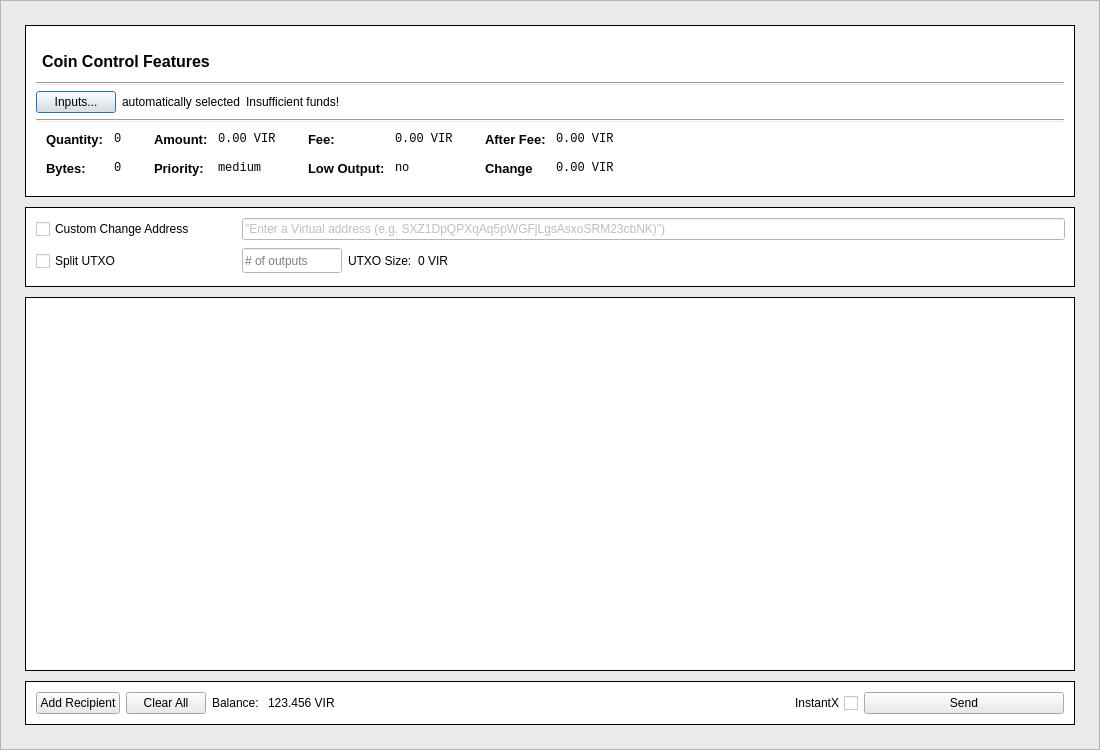
<?xml version="1.0" encoding="UTF-8"?>
<ui version="4.0">
 <class>SendCoinsDialog</class>
 <widget class="QDialog" name="SendCoinsDialog">
  <property name="geometry">
   <rect>
    <x>0</x>
    <y>0</y>
    <width>1100</width>
    <height>750</height>
   </rect>
  </property>
  <property name="minimumSize">
   <size>
    <width>0</width>
    <height>0</height>
   </size>
  </property>
  <property name="maximumSize">
   <size>
    <width>16777215</width>
    <height>16777215</height>
   </size>
  </property>
  <property name="windowTitle">
   <string>Send Coins</string>
  </property>
  <layout class="QVBoxLayout" name="verticalLayout" stretch="0">
   <property name="leftMargin">
    <number>0</number>
   </property>
   <property name="topMargin">
    <number>0</number>
   </property>
   <property name="rightMargin">
    <number>0</number>
   </property>
   <property name="bottomMargin">
    <number>0</number>
   </property>
   <item>
    <widget class="QFrame" name="frame">
     <property name="styleSheet">
      <string notr="true">background-color: #eaeaea
</string>
     </property>
     <property name="frameShape">
      <enum>QFrame::StyledPanel</enum>
     </property>
     <property name="frameShadow">
      <enum>QFrame::Raised</enum>
     </property>
     <layout class="QVBoxLayout" name="verticalLayout_3">
      <property name="leftMargin">
       <number>24</number>
      </property>
      <property name="topMargin">
       <number>24</number>
      </property>
      <property name="rightMargin">
       <number>24</number>
      </property>
      <property name="bottomMargin">
       <number>24</number>
      </property>
      <item>
       <layout class="QVBoxLayout" name="verticalLayout_2">
        <property name="spacing">
         <number>10</number>
        </property>
        <item>
         <widget class="QFrame" name="frameCoinControl">
          <property name="minimumSize">
           <size>
            <width>0</width>
            <height>0</height>
           </size>
          </property>
          <property name="maximumSize">
           <size>
            <width>16777215</width>
            <height>230</height>
           </size>
          </property>
          <property name="styleSheet">
           <string notr="true">#frameCoinControl {
    background-color: #fff;
    border: 1px solid black;
}</string>
          </property>
          <property name="frameShape">
           <enum>QFrame::StyledPanel</enum>
          </property>
          <property name="frameShadow">
           <enum>QFrame::Raised</enum>
          </property>
          <layout class="QVBoxLayout" name="verticalLayout_5">
           <property name="leftMargin">
            <number>0</number>
           </property>
           <property name="topMargin">
            <number>0</number>
           </property>
           <property name="rightMargin">
            <number>0</number>
           </property>
           <property name="bottomMargin">
            <number>0</number>
           </property>
           <item>
            <layout class="QVBoxLayout" name="verticalLayout_8">
             <property name="leftMargin">
              <number>10</number>
             </property>
             <property name="topMargin">
              <number>10</number>
             </property>
             <property name="rightMargin">
              <number>10</number>
             </property>
             <property name="bottomMargin">
              <number>10</number>
             </property>
             <item>
              <layout class="QVBoxLayout" name="verticalLayout_4">
               <property name="leftMargin">
                <number>0</number>
               </property>
               <item>
                <widget class="QFrame" name="frame_5">
                 <property name="minimumSize">
                  <size>
                   <width>0</width>
                   <height>40</height>
                  </size>
                 </property>
                 <property name="maximumSize">
                  <size>
                   <width>16777215</width>
                   <height>40</height>
                  </size>
                 </property>
                 <property name="styleSheet">
                  <string notr="true">border: 0;</string>
                 </property>
                 <property name="frameShape">
                  <enum>QFrame::StyledPanel</enum>
                 </property>
                 <property name="frameShadow">
                  <enum>QFrame::Raised</enum>
                 </property>
                 <property name="lineWidth">
                  <number>0</number>
                 </property>
                 <layout class="QHBoxLayout" name="horizontalLayout_5">
                  <property name="leftMargin">
                   <number>0</number>
                  </property>
                  <property name="topMargin">
                   <number>0</number>
                  </property>
                  <property name="rightMargin">
                   <number>0</number>
                  </property>
                  <property name="bottomMargin">
                   <number>0</number>
                  </property>
                  <item>
                   <layout class="QHBoxLayout" name="horizontalLayout_4">
                    <item>
                     <widget class="QLabel" name="labelCoinControlFeatures">
                      <property name="font">
                       <font>
                        <pointsize>12</pointsize>
                        <weight>75</weight>
                        <bold>true</bold>
                       </font>
                      </property>
                      <property name="styleSheet">
                       <string notr="true">padding-top: 10px;
padding-left: 2px;
background-color: #fff;</string>
                      </property>
                      <property name="text">
                       <string>Coin Control Features</string>
                      </property>
                     </widget>
                    </item>
                   </layout>
                  </item>
                 </layout>
                </widget>
               </item>
               <item>
                <widget class="Line" name="line">
                 <property name="orientation">
                  <enum>Qt::Horizontal</enum>
                 </property>
                </widget>
               </item>
               <item>
                <layout class="QHBoxLayout" name="horizontalLayout_6">
                 <item>
                  <widget class="QPushButton" name="pushButtonCoinControl">
                   <property name="text">
                    <string>Inputs...</string>
                   </property>
                  </widget>
                 </item>
                 <item>
                  <widget class="QLabel" name="labelCoinControlAutomaticallySelected">
                   <property name="styleSheet">
                    <string notr="true">background-color: #fff</string>
                   </property>
                   <property name="text">
                    <string>automatically selected</string>
                   </property>
                  </widget>
                 </item>
                 <item>
                  <widget class="QLabel" name="labelCoinControlInsuffFunds">
                   <property name="palette">
                    <palette>
                     <active>
                      <colorrole role="Button">
                       <brush brushstyle="SolidPattern">
                        <color alpha="255">
                         <red>255</red>
                         <green>255</green>
                         <blue>255</blue>
                        </color>
                       </brush>
                      </colorrole>
                      <colorrole role="Base">
                       <brush brushstyle="SolidPattern">
                        <color alpha="255">
                         <red>255</red>
                         <green>255</green>
                         <blue>255</blue>
                        </color>
                       </brush>
                      </colorrole>
                      <colorrole role="Window">
                       <brush brushstyle="SolidPattern">
                        <color alpha="255">
                         <red>255</red>
                         <green>255</green>
                         <blue>255</blue>
                        </color>
                       </brush>
                      </colorrole>
                     </active>
                     <inactive>
                      <colorrole role="Button">
                       <brush brushstyle="SolidPattern">
                        <color alpha="255">
                         <red>255</red>
                         <green>255</green>
                         <blue>255</blue>
                        </color>
                       </brush>
                      </colorrole>
                      <colorrole role="Base">
                       <brush brushstyle="SolidPattern">
                        <color alpha="255">
                         <red>255</red>
                         <green>255</green>
                         <blue>255</blue>
                        </color>
                       </brush>
                      </colorrole>
                      <colorrole role="Window">
                       <brush brushstyle="SolidPattern">
                        <color alpha="255">
                         <red>255</red>
                         <green>255</green>
                         <blue>255</blue>
                        </color>
                       </brush>
                      </colorrole>
                     </inactive>
                     <disabled>
                      <colorrole role="Button">
                       <brush brushstyle="SolidPattern">
                        <color alpha="255">
                         <red>255</red>
                         <green>255</green>
                         <blue>255</blue>
                        </color>
                       </brush>
                      </colorrole>
                      <colorrole role="Base">
                       <brush brushstyle="SolidPattern">
                        <color alpha="255">
                         <red>255</red>
                         <green>255</green>
                         <blue>255</blue>
                        </color>
                       </brush>
                      </colorrole>
                      <colorrole role="Window">
                       <brush brushstyle="SolidPattern">
                        <color alpha="255">
                         <red>255</red>
                         <green>255</green>
                         <blue>255</blue>
                        </color>
                       </brush>
                      </colorrole>
                     </disabled>
                    </palette>
                   </property>
                   <property name="styleSheet">
                    <string notr="true">font-color: red;
background-color: #fff;</string>
                   </property>
                   <property name="text">
                    <string>Insufficient funds!</string>
                   </property>
                  </widget>
                 </item>
                 <item>
                  <spacer name="horizontalSpacerCoinControl">
                   <property name="orientation">
                    <enum>Qt::Horizontal</enum>
                   </property>
                   <property name="sizeHint" stdset="0">
                    <size>
                     <width>40</width>
                     <height>20</height>
                    </size>
                   </property>
                  </spacer>
                 </item>
                </layout>
               </item>
               <item>
                <widget class="Line" name="line_2">
                 <property name="orientation">
                  <enum>Qt::Horizontal</enum>
                 </property>
                </widget>
               </item>
              </layout>
             </item>
             <item>
              <widget class="QWidget" name="widgetCoinControl" native="true">
               <property name="sizePolicy">
                <sizepolicy hsizetype="Preferred" vsizetype="Preferred">
                 <horstretch>0</horstretch>
                 <verstretch>0</verstretch>
                </sizepolicy>
               </property>
               <property name="minimumSize">
                <size>
                 <width>0</width>
                 <height>0</height>
                </size>
               </property>
               <property name="maximumSize">
                <size>
                 <width>16777215</width>
                 <height>80</height>
                </size>
               </property>
               <property name="styleSheet">
                <string notr="true">background-color: #fff</string>
               </property>
               <layout class="QHBoxLayout" name="horizontalLayoutCoinControl5">
                <property name="leftMargin">
                 <number>0</number>
                </property>
                <property name="topMargin">
                 <number>0</number>
                </property>
                <property name="rightMargin">
                 <number>0</number>
                </property>
                <property name="bottomMargin">
                 <number>0</number>
                </property>
                <item>
                 <layout class="QHBoxLayout" name="horizontalLayoutCoinControl3" stretch="0,0,0,1">
                  <property name="spacing">
                   <number>20</number>
                  </property>
                  <property name="topMargin">
                   <number>0</number>
                  </property>
                  <property name="bottomMargin">
                   <number>10</number>
                  </property>
                  <item>
                   <layout class="QFormLayout" name="formLayoutCoinControl1">
                    <property name="horizontalSpacing">
                     <number>10</number>
                    </property>
                    <property name="verticalSpacing">
                     <number>14</number>
                    </property>
                    <property name="leftMargin">
                     <number>10</number>
                    </property>
                    <property name="topMargin">
                     <number>4</number>
                    </property>
                    <property name="rightMargin">
                     <number>6</number>
                    </property>
                    <item row="0" column="0">
                     <widget class="QLabel" name="labelCoinControlQuantityText">
                      <property name="font">
                       <font>
                        <pointsize>10</pointsize>
                        <weight>75</weight>
                        <bold>true</bold>
                       </font>
                      </property>
                      <property name="styleSheet">
                       <string notr="true">font-weight:bold;</string>
                      </property>
                      <property name="text">
                       <string>Quantity:</string>
                      </property>
                      <property name="margin">
                       <number>0</number>
                      </property>
                     </widget>
                    </item>
                    <item row="0" column="1">
                     <widget class="QLabel" name="labelCoinControlQuantity">
                      <property name="font">
                       <font>
                        <family>Monospace</family>
                        <pointsize>9</pointsize>
                       </font>
                      </property>
                      <property name="cursor">
                       <cursorShape>IBeamCursor</cursorShape>
                      </property>
                      <property name="contextMenuPolicy">
                       <enum>Qt::ActionsContextMenu</enum>
                      </property>
                      <property name="text">
                       <string>0</string>
                      </property>
                      <property name="margin">
                       <number>0</number>
                      </property>
                      <property name="textInteractionFlags">
                       <set>Qt::LinksAccessibleByMouse|Qt::TextSelectableByKeyboard|Qt::TextSelectableByMouse</set>
                      </property>
                     </widget>
                    </item>
                    <item row="1" column="0">
                     <widget class="QLabel" name="labelCoinControlBytesText">
                      <property name="font">
                       <font>
                        <pointsize>10</pointsize>
                        <weight>75</weight>
                        <bold>true</bold>
                       </font>
                      </property>
                      <property name="styleSheet">
                       <string notr="true">font-weight:bold;</string>
                      </property>
                      <property name="text">
                       <string>Bytes:</string>
                      </property>
                     </widget>
                    </item>
                    <item row="1" column="1">
                     <widget class="QLabel" name="labelCoinControlBytes">
                      <property name="font">
                       <font>
                        <family>Monospace</family>
                        <pointsize>9</pointsize>
                       </font>
                      </property>
                      <property name="cursor">
                       <cursorShape>IBeamCursor</cursorShape>
                      </property>
                      <property name="contextMenuPolicy">
                       <enum>Qt::ActionsContextMenu</enum>
                      </property>
                      <property name="text">
                       <string>0</string>
                      </property>
                      <property name="textInteractionFlags">
                       <set>Qt::LinksAccessibleByMouse|Qt::TextSelectableByKeyboard|Qt::TextSelectableByMouse</set>
                      </property>
                     </widget>
                    </item>
                   </layout>
                  </item>
                  <item>
                   <layout class="QFormLayout" name="formLayoutCoinControl2">
                    <property name="horizontalSpacing">
                     <number>10</number>
                    </property>
                    <property name="verticalSpacing">
                     <number>14</number>
                    </property>
                    <property name="leftMargin">
                     <number>6</number>
                    </property>
                    <property name="topMargin">
                     <number>4</number>
                    </property>
                    <property name="rightMargin">
                     <number>6</number>
                    </property>
                    <item row="0" column="0">
                     <widget class="QLabel" name="labelCoinControlAmountText">
                      <property name="font">
                       <font>
                        <pointsize>10</pointsize>
                        <weight>75</weight>
                        <bold>true</bold>
                       </font>
                      </property>
                      <property name="styleSheet">
                       <string notr="true">font-weight:bold;</string>
                      </property>
                      <property name="text">
                       <string>Amount:</string>
                      </property>
                      <property name="margin">
                       <number>0</number>
                      </property>
                     </widget>
                    </item>
                    <item row="0" column="1">
                     <widget class="QLabel" name="labelCoinControlAmount">
                      <property name="font">
                       <font>
                        <family>Monospace</family>
                        <pointsize>9</pointsize>
                       </font>
                      </property>
                      <property name="cursor">
                       <cursorShape>IBeamCursor</cursorShape>
                      </property>
                      <property name="contextMenuPolicy">
                       <enum>Qt::ActionsContextMenu</enum>
                      </property>
                      <property name="text">
                       <string>0.00 VIR</string>
                      </property>
                      <property name="textInteractionFlags">
                       <set>Qt::LinksAccessibleByMouse|Qt::TextSelectableByKeyboard|Qt::TextSelectableByMouse</set>
                      </property>
                     </widget>
                    </item>
                    <item row="1" column="0">
                     <widget class="QLabel" name="labelCoinControlPriorityText">
                      <property name="font">
                       <font>
                        <pointsize>10</pointsize>
                        <weight>75</weight>
                        <bold>true</bold>
                       </font>
                      </property>
                      <property name="styleSheet">
                       <string notr="true">font-weight:bold;</string>
                      </property>
                      <property name="text">
                       <string>Priority:</string>
                      </property>
                     </widget>
                    </item>
                    <item row="1" column="1">
                     <widget class="QLabel" name="labelCoinControlPriority">
                      <property name="font">
                       <font>
                        <family>Monospace</family>
                        <pointsize>9</pointsize>
                       </font>
                      </property>
                      <property name="cursor">
                       <cursorShape>IBeamCursor</cursorShape>
                      </property>
                      <property name="contextMenuPolicy">
                       <enum>Qt::ActionsContextMenu</enum>
                      </property>
                      <property name="text">
                       <string>medium</string>
                      </property>
                      <property name="textInteractionFlags">
                       <set>Qt::LinksAccessibleByMouse|Qt::TextSelectableByKeyboard|Qt::TextSelectableByMouse</set>
                      </property>
                     </widget>
                    </item>
                   </layout>
                  </item>
                  <item>
                   <layout class="QFormLayout" name="formLayoutCoinControl3">
                    <property name="horizontalSpacing">
                     <number>10</number>
                    </property>
                    <property name="verticalSpacing">
                     <number>14</number>
                    </property>
                    <property name="leftMargin">
                     <number>6</number>
                    </property>
                    <property name="topMargin">
                     <number>4</number>
                    </property>
                    <property name="rightMargin">
                     <number>6</number>
                    </property>
                    <item row="0" column="0">
                     <widget class="QLabel" name="labelCoinControlFeeText">
                      <property name="font">
                       <font>
                        <pointsize>10</pointsize>
                        <weight>75</weight>
                        <bold>true</bold>
                       </font>
                      </property>
                      <property name="styleSheet">
                       <string notr="true">font-weight:bold;</string>
                      </property>
                      <property name="text">
                       <string>Fee:</string>
                      </property>
                      <property name="margin">
                       <number>0</number>
                      </property>
                     </widget>
                    </item>
                    <item row="0" column="1">
                     <widget class="QLabel" name="labelCoinControlFee">
                      <property name="font">
                       <font>
                        <family>Monospace</family>
                        <pointsize>9</pointsize>
                       </font>
                      </property>
                      <property name="cursor">
                       <cursorShape>IBeamCursor</cursorShape>
                      </property>
                      <property name="contextMenuPolicy">
                       <enum>Qt::ActionsContextMenu</enum>
                      </property>
                      <property name="text">
                       <string>0.00 VIR</string>
                      </property>
                      <property name="textInteractionFlags">
                       <set>Qt::LinksAccessibleByMouse|Qt::TextSelectableByKeyboard|Qt::TextSelectableByMouse</set>
                      </property>
                     </widget>
                    </item>
                    <item row="1" column="0">
                     <widget class="QLabel" name="labelCoinControlLowOutputText">
                      <property name="font">
                       <font>
                        <pointsize>10</pointsize>
                        <weight>75</weight>
                        <bold>true</bold>
                       </font>
                      </property>
                      <property name="styleSheet">
                       <string notr="true">font-weight:bold;</string>
                      </property>
                      <property name="text">
                       <string>Low Output:</string>
                      </property>
                     </widget>
                    </item>
                    <item row="1" column="1">
                     <widget class="QLabel" name="labelCoinControlLowOutput">
                      <property name="font">
                       <font>
                        <family>Monospace</family>
                        <pointsize>9</pointsize>
                       </font>
                      </property>
                      <property name="cursor">
                       <cursorShape>IBeamCursor</cursorShape>
                      </property>
                      <property name="contextMenuPolicy">
                       <enum>Qt::ActionsContextMenu</enum>
                      </property>
                      <property name="text">
                       <string>no</string>
                      </property>
                      <property name="textInteractionFlags">
                       <set>Qt::LinksAccessibleByMouse|Qt::TextSelectableByKeyboard|Qt::TextSelectableByMouse</set>
                      </property>
                     </widget>
                    </item>
                   </layout>
                  </item>
                  <item>
                   <layout class="QFormLayout" name="formLayoutCoinControl4">
                    <property name="horizontalSpacing">
                     <number>10</number>
                    </property>
                    <property name="verticalSpacing">
                     <number>14</number>
                    </property>
                    <property name="leftMargin">
                     <number>6</number>
                    </property>
                    <property name="topMargin">
                     <number>4</number>
                    </property>
                    <property name="rightMargin">
                     <number>6</number>
                    </property>
                    <item row="0" column="0">
                     <widget class="QLabel" name="labelCoinControlAfterFeeText">
                      <property name="font">
                       <font>
                        <pointsize>10</pointsize>
                        <weight>75</weight>
                        <bold>true</bold>
                       </font>
                      </property>
                      <property name="styleSheet">
                       <string notr="true">font-weight:bold;</string>
                      </property>
                      <property name="text">
                       <string>After Fee:</string>
                      </property>
                      <property name="margin">
                       <number>0</number>
                      </property>
                     </widget>
                    </item>
                    <item row="0" column="1">
                     <widget class="QLabel" name="labelCoinControlAfterFee">
                      <property name="font">
                       <font>
                        <family>Monospace</family>
                        <pointsize>9</pointsize>
                       </font>
                      </property>
                      <property name="cursor">
                       <cursorShape>IBeamCursor</cursorShape>
                      </property>
                      <property name="contextMenuPolicy">
                       <enum>Qt::ActionsContextMenu</enum>
                      </property>
                      <property name="text">
                       <string>0.00 VIR</string>
                      </property>
                      <property name="textInteractionFlags">
                       <set>Qt::LinksAccessibleByMouse|Qt::TextSelectableByKeyboard|Qt::TextSelectableByMouse</set>
                      </property>
                     </widget>
                    </item>
                    <item row="1" column="0">
                     <widget class="QLabel" name="labelCoinControlChangeText">
                      <property name="font">
                       <font>
                        <pointsize>10</pointsize>
                        <weight>75</weight>
                        <bold>true</bold>
                       </font>
                      </property>
                      <property name="styleSheet">
                       <string notr="true">font-weight:bold;</string>
                      </property>
                      <property name="text">
                       <string>Change</string>
                      </property>
                     </widget>
                    </item>
                    <item row="1" column="1">
                     <widget class="QLabel" name="labelCoinControlChange">
                      <property name="font">
                       <font>
                        <family>Monospace</family>
                        <pointsize>9</pointsize>
                       </font>
                      </property>
                      <property name="cursor">
                       <cursorShape>IBeamCursor</cursorShape>
                      </property>
                      <property name="contextMenuPolicy">
                       <enum>Qt::ActionsContextMenu</enum>
                      </property>
                      <property name="text">
                       <string>0.00 VIR</string>
                      </property>
                      <property name="textInteractionFlags">
                       <set>Qt::LinksAccessibleByMouse|Qt::TextSelectableByKeyboard|Qt::TextSelectableByMouse</set>
                      </property>
                     </widget>
                    </item>
                   </layout>
                  </item>
                 </layout>
                </item>
               </layout>
              </widget>
             </item>
            </layout>
           </item>
          </layout>
         </widget>
        </item>
        <item>
         <widget class="QFrame" name="frame_2">
          <property name="minimumSize">
           <size>
            <width>0</width>
            <height>80</height>
           </size>
          </property>
          <property name="maximumSize">
           <size>
            <width>16777215</width>
            <height>80</height>
           </size>
          </property>
          <property name="styleSheet">
           <string notr="true">#frame_2 {
    background-color: #fff;
    border: 1px solid black;
}</string>
          </property>
          <property name="frameShape">
           <enum>QFrame::StyledPanel</enum>
          </property>
          <property name="frameShadow">
           <enum>QFrame::Raised</enum>
          </property>
          <layout class="QGridLayout" name="gridLayout">
           <property name="leftMargin">
            <number>10</number>
           </property>
           <property name="topMargin">
            <number>10</number>
           </property>
           <property name="bottomMargin">
            <number>10</number>
           </property>
           <item row="0" column="0">
            <layout class="QGridLayout" name="gridLayout_4">
             <property name="leftMargin">
              <number>0</number>
             </property>
             <property name="rightMargin">
              <number>0</number>
             </property>
             <item row="0" column="0">
              <widget class="QCheckBox" name="checkBoxCoinControlChange">
               <property name="styleSheet">
                <string notr="true">background-color: #fff</string>
               </property>
               <property name="text">
                <string>Custom Change Address</string>
               </property>
              </widget>
             </item>
             <item row="1" column="1">
              <layout class="QHBoxLayout" name="horizontalLayout_8">
               <item>
                <widget class="QLineEdit" name="splitBlockLineEdit">
                 <property name="sizePolicy">
                  <sizepolicy hsizetype="Preferred" vsizetype="Preferred">
                   <horstretch>50</horstretch>
                   <verstretch>0</verstretch>
                  </sizepolicy>
                 </property>
                 <property name="minimumSize">
                  <size>
                   <width>100</width>
                   <height>20</height>
                  </size>
                 </property>
                 <property name="maximumSize">
                  <size>
                   <width>100</width>
                   <height>25</height>
                  </size>
                 </property>
                 <property name="styleSheet">
                  <string notr="true">background-color: #fff</string>
                 </property>
                 <property name="placeholderText">
                  <string># of outputs</string>
                 </property>
                </widget>
               </item>
               <item>
                <widget class="QLabel" name="labelBlockSizeText">
                 <property name="styleSheet">
                  <string notr="true">background-color: #fff</string>
                 </property>
                 <property name="text">
                  <string>UTXO Size:</string>
                 </property>
                </widget>
               </item>
               <item>
                <widget class="QLabel" name="labelBlockSize">
                 <property name="styleSheet">
                  <string notr="true">background-color: #fff</string>
                 </property>
                 <property name="text">
                  <string>0 VIR</string>
                 </property>
                </widget>
               </item>
               <item>
                <spacer name="horizontalSpacer_7">
                 <property name="orientation">
                  <enum>Qt::Horizontal</enum>
                 </property>
                 <property name="sizeHint" stdset="0">
                  <size>
                   <width>40</width>
                   <height>20</height>
                  </size>
                 </property>
                </spacer>
               </item>
               <item>
                <widget class="QLabel" name="labelCoinControlChangeLabel">
                 <property name="sizePolicy">
                  <sizepolicy hsizetype="Preferred" vsizetype="Expanding">
                   <horstretch>0</horstretch>
                   <verstretch>0</verstretch>
                  </sizepolicy>
                 </property>
                 <property name="minimumSize">
                  <size>
                   <width>0</width>
                   <height>0</height>
                  </size>
                 </property>
                 <property name="styleSheet">
                  <string notr="true">background-color: #fff</string>
                 </property>
                 <property name="text">
                  <string/>
                 </property>
                 <property name="margin">
                  <number>3</number>
                 </property>
                </widget>
               </item>
              </layout>
             </item>
             <item row="0" column="1">
              <layout class="QHBoxLayout" name="horizontalLayout_9">
               <item>
                <widget class="QLineEdit" name="lineEditCoinControlChange">
                 <property name="enabled">
                  <bool>false</bool>
                 </property>
                 <property name="sizePolicy">
                  <sizepolicy hsizetype="Expanding" vsizetype="Fixed">
                   <horstretch>0</horstretch>
                   <verstretch>0</verstretch>
                  </sizepolicy>
                 </property>
                 <property name="minimumSize">
                  <size>
                   <width>0</width>
                   <height>0</height>
                  </size>
                 </property>
                 <property name="maximumSize">
                  <size>
                   <width>16777215</width>
                   <height>25</height>
                  </size>
                 </property>
                 <property name="styleSheet">
                  <string notr="true">background-color: #fff</string>
                 </property>
                 <property name="text">
                  <string>&quot;Enter a Virtual address (e.g. SXZ1DpQPXqAq5pWGFjLgsAsxoSRM23cbNK)&quot;)</string>
                 </property>
                </widget>
               </item>
              </layout>
             </item>
             <item row="1" column="0">
              <widget class="QCheckBox" name="splitBlockCheckBox">
               <property name="sizePolicy">
                <sizepolicy hsizetype="Preferred" vsizetype="Preferred">
                 <horstretch>0</horstretch>
                 <verstretch>0</verstretch>
                </sizepolicy>
               </property>
               <property name="minimumSize">
                <size>
                 <width>200</width>
                 <height>0</height>
                </size>
               </property>
               <property name="maximumSize">
                <size>
                 <width>200</width>
                 <height>16777215</height>
                </size>
               </property>
               <property name="styleSheet">
                <string notr="true">background-color: #fff</string>
               </property>
               <property name="text">
                <string>Split UTXO</string>
               </property>
              </widget>
             </item>
            </layout>
           </item>
          </layout>
         </widget>
        </item>
        <item>
         <widget class="QScrollArea" name="scrollArea">
          <property name="minimumSize">
           <size>
            <width>0</width>
            <height>0</height>
           </size>
          </property>
          <property name="styleSheet">
           <string notr="true">#scrollArea {
    background-color: #fff; 
    border: 1px solid black;
}
</string>
          </property>
          <property name="widgetResizable">
           <bool>true</bool>
          </property>
          <widget class="QWidget" name="scrollAreaWidgetContents_2">
           <property name="geometry">
            <rect>
             <x>0</x>
             <y>0</y>
             <width>1046</width>
             <height>358</height>
            </rect>
           </property>
           <property name="styleSheet">
            <string notr="true">background-color: #fff</string>
           </property>
           <layout class="QVBoxLayout" name="verticalLayout_9">
            <property name="leftMargin">
             <number>10</number>
            </property>
            <property name="topMargin">
             <number>10</number>
            </property>
            <property name="rightMargin">
             <number>10</number>
            </property>
            <property name="bottomMargin">
             <number>10</number>
            </property>
            <item>
             <layout class="QVBoxLayout" name="entries"/>
            </item>
            <item>
             <spacer name="verticalSpacer">
              <property name="orientation">
               <enum>Qt::Vertical</enum>
              </property>
              <property name="sizeHint" stdset="0">
               <size>
                <width>20</width>
                <height>40</height>
               </size>
              </property>
             </spacer>
            </item>
           </layout>
          </widget>
         </widget>
        </item>
        <item>
         <widget class="QFrame" name="frame_4">
          <property name="maximumSize">
           <size>
            <width>16777215</width>
            <height>16777215</height>
           </size>
          </property>
          <property name="styleSheet">
           <string notr="true">#frame_4 {
    background-color: #fff;
    border: 1px solid black;
}</string>
          </property>
          <property name="frameShape">
           <enum>QFrame::StyledPanel</enum>
          </property>
          <property name="frameShadow">
           <enum>QFrame::Raised</enum>
          </property>
          <layout class="QHBoxLayout" name="horizontalLayout_2">
           <property name="leftMargin">
            <number>10</number>
           </property>
           <property name="topMargin">
            <number>10</number>
           </property>
           <property name="rightMargin">
            <number>10</number>
           </property>
           <property name="bottomMargin">
            <number>10</number>
           </property>
           <item>
            <layout class="QHBoxLayout" name="horizontalLayout">
             <property name="leftMargin">
              <number>0</number>
             </property>
             <item>
              <widget class="QPushButton" name="addButton">
               <property name="text">
                <string>Add Recipient</string>
               </property>
              </widget>
             </item>
             <item>
              <widget class="QPushButton" name="clearButton">
               <property name="text">
                <string>Clear All</string>
               </property>
              </widget>
             </item>
             <item>
              <layout class="QHBoxLayout" name="horizontalLayout_3">
               <item>
                <widget class="QLabel" name="label">
                 <property name="styleSheet">
                  <string notr="true">background-color: #fff</string>
                 </property>
                 <property name="text">
                  <string>Balance: </string>
                 </property>
                </widget>
               </item>
               <item>
                <widget class="QLabel" name="labelBalance">
                 <property name="styleSheet">
                  <string notr="true">background-color: #fff</string>
                 </property>
                 <property name="text">
                  <string>123.456 VIR</string>
                 </property>
                </widget>
               </item>
              </layout>
             </item>
             <item>
              <spacer name="horizontalSpacer">
               <property name="orientation">
                <enum>Qt::Horizontal</enum>
               </property>
               <property name="sizeHint" stdset="0">
                <size>
                 <width>40</width>
                 <height>20</height>
                </size>
               </property>
              </spacer>
             </item>
             <item>
              <widget class="QCheckBox" name="checkInstantX">
               <property name="layoutDirection">
                <enum>Qt::RightToLeft</enum>
               </property>
               <property name="styleSheet">
                <string notr="true">background-color: #fff</string>
               </property>
               <property name="text">
                <string>InstantX</string>
               </property>
              </widget>
             </item>
             <item>
              <widget class="QPushButton" name="sendButton">
               <property name="minimumSize">
                <size>
                 <width>200</width>
                 <height>0</height>
                </size>
               </property>
               <property name="text">
                <string>Send</string>
               </property>
              </widget>
             </item>
            </layout>
           </item>
          </layout>
         </widget>
        </item>
       </layout>
      </item>
     </layout>
    </widget>
   </item>
  </layout>
 </widget>
 <resources>
  <include location="../../../../Virtual_Compile/src/qt/bitcoin.qrc"/>
 </resources>
 <connections/>
</ui>
